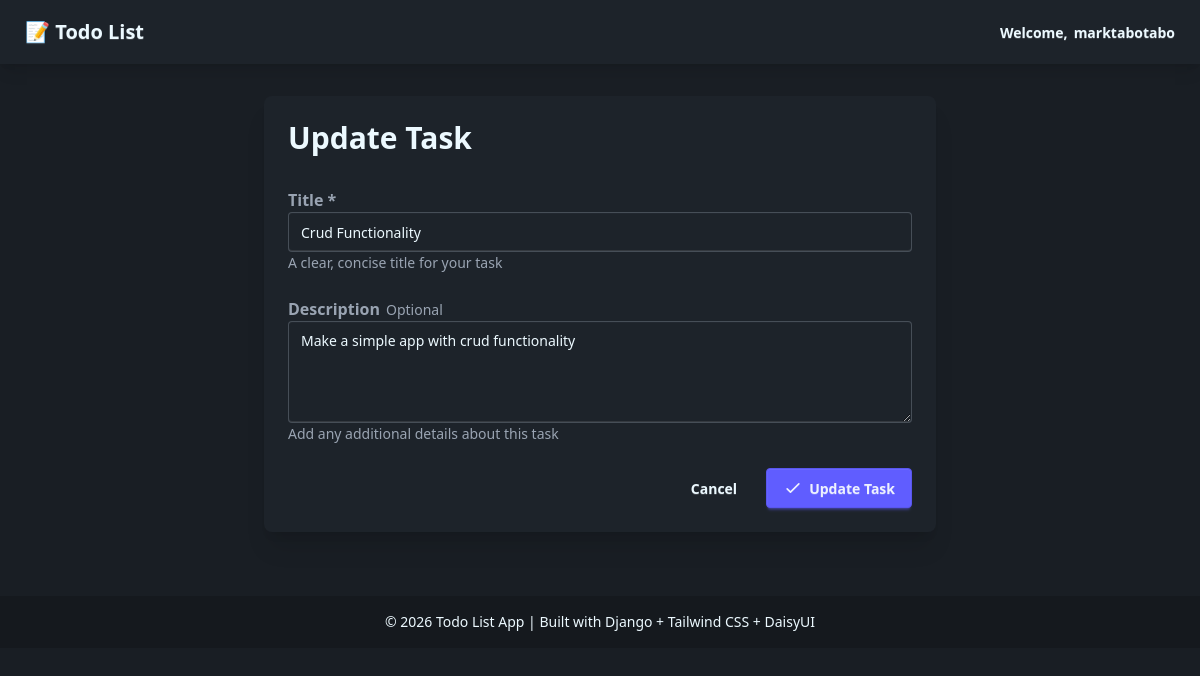
The page /tasks/update/1/ (signed in) on the database its author committed.
### tasks/models.py (models this page shows, shortened)
class Task(models.Model):
    user = models.ForeignKey(User, on_delete=models.CASCADE, related_name='tasks')
    title = models.CharField(max_length=200)
    description = models.TextField(blank=True, null=True)
    completed = models.BooleanField(default=False)
    created_at = models.DateTimeField(auto_now_add=True)
    updated_at = models.DateTimeField(auto_now=True)
    class Meta:
        ordering = ['-created_at']

### tasks/views.py (the view, shortened to what this page needs)
# urls.py: path('update/<int:pk>/', views.task_update, name='task_update'),
@login_required
def task_update(request, pk):
    task = get_object_or_404(Task, pk=pk, user=request.user)
    context = {
        'task': task,
        'action': 'Update'
    }
    return render(request, 'tasks/task_form.html', context)

### tasks/templates/tasks/task_form.html (shortened to what this page needs)
{% extends 'tasks/base.html' %}
{% block content %}
<div class="max-w-2xl mx-auto">
    <div class="card bg-base-100 shadow-xl">
        <div class="card-body">
            <h2 class="card-title text-3xl mb-6">{{ action }} Task</h2>
            <form method="post" class="space-y-6">
                <div class="form-control">
                    <label class="label" for="title">
                        <span class="label-text text-base font-semibold">Title *</span>
                    </label>
                    <input
                        type="text"
                        id="title"
                        name="title"
                        value="{{ task.title|default:'' }}"
                        required
                        placeholder="Enter task title"
                        class="input input-bordered w-full"
                    >
                    <label class="label">
                        <span class="label-text-alt">A clear, concise title for your task</span>
                    </label>
                </div>
                <div class="form-control">
                    <label class="label" for="description">
                        <span class="label-text text-base font-semibold">Description</span>
                        <span class="label-text-alt">Optional</span>
                    </label>
                    <textarea
                        id="description"
                        name="description"
                        rows="4"
                        placeholder="Enter task description (optional)"
                        class="textarea textarea-bordered w-full"
                    >{{ task.description|default:'' }}</textarea>
                    <label class="label">
                        <span class="label-text-alt">Add any additional details about this task</span>
                    </label>
                </div>
                <div class="card-actions justify-end gap-3">
                    <a href="{% url 'tasks:task_list' %}" class="btn btn-ghost">
                        Cancel
                    </a>
                    <button type="submit" class="btn btn-primary">
                        <svg xmlns="http://www.w3.org/2000/svg" class="h-5 w-5" fill="none" viewBox="0 0 24 24" stroke="currentColor">
                            <path stroke-linecap="round" stroke-linejoin="round" stroke-width="2" d="M5 13l4 4L19 7" />
                        </svg>
                        {{ action }} Task
                    </button>
                </div>
            </form>
        </div>
    </div>
</div>
{% endblock %}

### tasks/templates/tasks/base.html (shortened to what this page needs)
{% load static %}
<!DOCTYPE html>
<html lang="en" data-theme="dark">
<head>
    <link rel="stylesheet" href="{% static 'css/output.css' %}">
</head>
<body class="min-h-screen bg-base-200">
    <nav class="navbar bg-base-100 shadow-lg">
        <div class="flex-1">
            <a href="{% url 'tasks:task_list' %}" class="btn btn-ghost text-xl">
                📝 Todo List
            </a>
        </div>
        <div class="flex-none gap-2">
            {% if user.is_authenticated %}
                <div class="dropdown dropdown-end">
                    <div tabindex="0" role="button" class="btn btn-ghost">
                        Welcome, <span class="font-bold">{{ user.username }}</span>
                    </div>
                </div>
            {% else %}
                <a href="{% url 'login' %}" class="btn btn-primary">Login</a>
            {% endif %}
        </div>
    </nav>
    <main class="container mx-auto px-4 py-8">
        {% block content %}{% endblock %}
    </main>
    <footer class="footer footer-center bg-base-300 text-base-content p-4 mt-8">
        <aside>
            <p>&copy; 2026 Todo List App | Built with Django + Tailwind CSS + DaisyUI</p>
        </aside>
    </footer>
</body>
</html>

### rows shown on the page
Task: title "Crud Functionality", description "Make a simple app with crud functionality"

### other values the page prints
{{ user.username }} "marktabotabo"
{{ action }} "Update"
